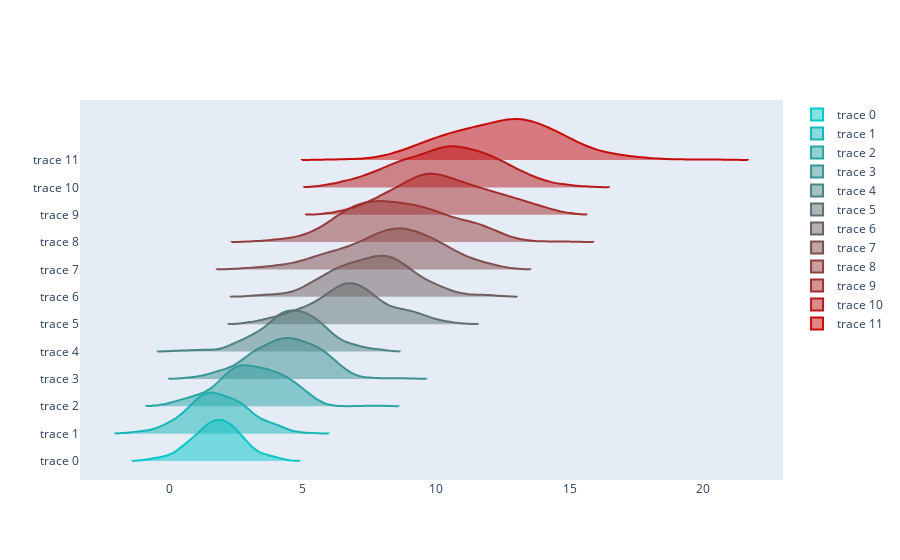
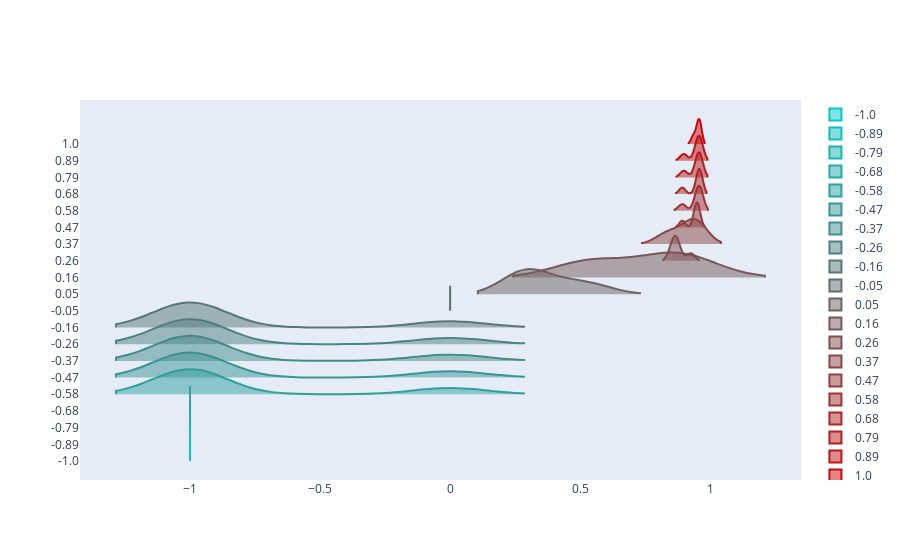

Notebook code for these charts, in order:
### Code cell
import plotly.graph_objects as go
from plotly.colors import n_colors
import numpy as np
np.random.seed(1)

# 12 sets of normal distributed random data, with increasing mean and standard deviation
data = (np.linspace(1, 2, 12)[:, np.newaxis] * np.random.randn(12, 200) +
            (np.arange(12) + 2 * np.random.random(12))[:, np.newaxis])

colors = n_colors('rgb(5, 200, 200)', 'rgb(200, 10, 10)', 12, colortype='rgb')

fig = go.Figure()
for data_line, color in zip(data, colors):
    fig.add_trace(go.Violin(x=data_line, line_color=color))

fig.update_traces(orientation='h', side='positive', width=3, points=False)
fig.update_layout(xaxis_showgrid=False, xaxis_zeroline=False)
fig.show()

df = pd.DataFrame(statistics)
df_expanded = df.explode("rewards")


fig = go.Figure()
colors = n_colors('rgb(5, 200, 200)', 'rgb(200, 10, 10)', len(df.initial_rtg), colortype='rgb')
for initial_rtg, color in zip(df.initial_rtg, colors):
    fig.add_trace(go.Violin(x=df_expanded.rewards[df_expanded.initial_rtg == initial_rtg], line_color=color, name=str(round(initial_rtg, 2))))

fig.update_traces(orientation='h', side='positive', width=3, points=False)
fig.update_layout(xaxis_showgrid=False, xaxis_zeroline=False)
fig.show()

### Figure 1 — Plotly figure (JSON) as saved in the notebook; plotly's stock layout.template omitted (floating-point values rounded to 4 significant figures; data arrays with more than 128 entries replaced by an {"elided": "..."} marker saying what was removed)
{"data": [{"line": {"color": "rgb(5.0, 200.0, 200.0)"}, "orientation": "h", "points": false, "side": "positive", "type": "violin", "width": 3, "x": {"elided": "200 float values"}}, {"line": {"color": "rgb(22.727272727272727, 182.72727272727272, 182.72727272727272)"}, "orientation": "h", "points": false, "side": "positive", "type": "violin", "width": 3, "x": {"elided": "200 float values"}}, {"line": {"color": "rgb(40.45454545454545, 165.45454545454544, 165.45454545454544)"}, "orientation": "h", "points": false, "side": "positive", "type": "violin", "width": 3, "x": {"elided": "200 float values"}}, {"line": {"color": "rgb(58.18181818181818, 148.1818181818182, 148.1818181818182)"}, "orientation": "h", "points": false, "side": "positive", "type": "violin", "width": 3, "x": {"elided": "200 float values"}}, {"line": {"color": "rgb(75.9090909090909, 130.9090909090909, 130.9090909090909)"}, "orientation": "h", "points": false, "side": "positive", "type": "violin", "width": 3, "x": {"elided": "200 float values"}}, {"line": {"color": "rgb(93.63636363636363, 113.63636363636363, 113.63636363636363)"}, "orientation": "h", "points": false, "side": "positive", "type": "violin", "width": 3, "x": {"elided": "200 float values"}}, {"line": {"color": "rgb(111.36363636363636, 96.36363636363636, 96.36363636363636)"}, "orientation": "h", "points": false, "side": "positive", "type": "violin", "width": 3, "x": {"elided": "200 float values"}}, {"line": {"color": "rgb(129.0909090909091, 79.0909090909091, 79.0909090909091)"}, "orientation": "h", "points": false, "side": "positive", "type": "violin", "width": 3, "x": {"elided": "200 float values"}}, {"line": {"color": "rgb(146.8181818181818, 61.81818181818181, 61.81818181818181)"}, "orientation": "h", "points": false, "side": "positive", "type": "violin", "width": 3, "x": {"elided": "200 float values"}}, {"line": {"color": "rgb(164.54545454545453, 44.54545454545453, 44.54545454545453)"}, "orientation": "h", "points": false, "side": "positive", "type": "violin", "width": 3, "x": {"elided": "200 float values"}}, {"line": {"color": "rgb(182.27272727272725, 27.272727272727252, 27.272727272727252)"}, "orientation": "h", "points": false, "side": "positive", "type": "violin", "width": 3, "x": {"elided": "200 float values"}}, {"line": {"color": "rgb(200.0, 10.0, 10.0)"}, "orientation": "h", "points": false, "side": "positive", "type": "violin", "width": 3, "x": {"elided": "200 float values"}}], "layout": {"xaxis": {"showgrid": false, "zeroline": false}}}

### Figure 2 — Plotly figure (JSON) as saved in the notebook; plotly's stock layout.template omitted (floating-point values rounded to 4 significant figures)
{"data": [{"line": {"color": "rgb(5.0, 200.0, 200.0)"}, "name": "-1.0", "orientation": "h", "points": false, "side": "positive", "type": "violin", "width": 3, "x": [-1, -1, -1, -1, -1]}, {"line": {"color": "rgb(15.263157894736842, 190.0, 190.0)"}, "name": "-0.89", "orientation": "h", "points": false, "side": "positive", "type": "violin", "width": 3, "x": [-1, -1, -1, -1, -1]}, {"line": {"color": "rgb(25.526315789473685, 180.0, 180.0)"}, "name": "-0.79", "orientation": "h", "points": false, "side": "positive", "type": "violin", "width": 3, "x": [-1, -1, -1, -1, -1]}, {"line": {"color": "rgb(35.78947368421053, 170.0, 170.0)"}, "name": "-0.68", "orientation": "h", "points": false, "side": "positive", "type": "violin", "width": 3, "x": [-1, -1, -1, -1, -1]}, {"line": {"color": "rgb(46.05263157894737, 160.0, 160.0)"}, "name": "-0.58", "orientation": "h", "points": false, "side": "positive", "type": "violin", "width": 3, "x": [-1, 0, -1, -1, -1]}, {"line": {"color": "rgb(56.31578947368421, 150.0, 150.0)"}, "name": "-0.47", "orientation": "h", "points": false, "side": "positive", "type": "violin", "width": 3, "x": [-1, -1, 0, -1, -1]}, {"line": {"color": "rgb(66.57894736842105, 140.0, 140.0)"}, "name": "-0.37", "orientation": "h", "points": false, "side": "positive", "type": "violin", "width": 3, "x": [-1, -1, -1, 0, -1]}, {"line": {"color": "rgb(76.84210526315789, 130.0, 130.0)"}, "name": "-0.26", "orientation": "h", "points": false, "side": "positive", "type": "violin", "width": 3, "x": [-1, -1, 0, -1, -1]}, {"line": {"color": "rgb(87.10526315789474, 120.0, 120.0)"}, "name": "-0.16", "orientation": "h", "points": false, "side": "positive", "type": "violin", "width": 3, "x": [0, -1, -1, -1, -1]}, {"line": {"color": "rgb(97.36842105263159, 110.0, 110.0)"}, "name": "-0.05", "orientation": "h", "points": false, "side": "positive", "type": "violin", "width": 3, "x": [0, 0, 0, 0, 0]}, {"line": {"color": "rgb(107.63157894736842, 100.0, 100.0)"}, "name": "0.05", "orientation": "h", "points": false, "side": "positive", "type": "violin", "width": 3, "x": [0.2884, 0.2884, 0.5485, 0.4349, 0.2884]}, {"line": {"color": "rgb(117.89473684210526, 90.0, 90.0)"}, "name": "0.16", "orientation": "h", "points": false, "side": "positive", "type": "violin", "width": 3, "x": [0.5515, 0.8475, 0.9252, 0.8475, 0.5276]}, {"line": {"color": "rgb(128.1578947368421, 80.0, 80.0)"}, "name": "0.26", "orientation": "h", "points": false, "side": "positive", "type": "violin", "width": 3, "x": [0.8774, 0.8505, 0.9252, 0.8654, 0.8654]}, {"line": {"color": "rgb(138.42105263157896, 70.0, 70.0)"}, "name": "0.37", "orientation": "h", "points": false, "side": "positive", "type": "violin", "width": 3, "x": [0.8774, 0.8236, 0.9551, 0.9492, 0.9312]}, {"line": {"color": "rgb(148.68421052631578, 60.0, 60.0)"}, "name": "0.47", "orientation": "h", "points": false, "side": "positive", "type": "violin", "width": 3, "x": [0.9432, 0.8924, 0.9551, 0.9492, 0.9492]}, {"line": {"color": "rgb(158.94736842105263, 50.0, 50.0)"}, "name": "0.58", "orientation": "h", "points": false, "side": "positive", "type": "violin", "width": 3, "x": [0.9611, 0.8924, 0.9551, 0.9492, 0.9611]}, {"line": {"color": "rgb(169.21052631578948, 40.0, 40.0)"}, "name": "0.68", "orientation": "h", "points": false, "side": "positive", "type": "violin", "width": 3, "x": [0.9611, 0.8924, 0.9551, 0.9551, 0.9611]}, {"line": {"color": "rgb(179.47368421052633, 30.0, 30.0)"}, "name": "0.79", "orientation": "h", "points": false, "side": "positive", "type": "violin", "width": 3, "x": [0.9611, 0.8983, 0.9551, 0.9492, 0.9611]}, {"line": {"color": "rgb(189.73684210526318, 20.0, 20.0)"}, "name": "0.89", "orientation": "h", "points": false, "side": "positive", "type": "violin", "width": 3, "x": [0.9611, 0.8983, 0.9551, 0.9492, 0.9611]}, {"line": {"color": "rgb(200.0, 10.0, 10.0)"}, "name": "1.0", "orientation": "h", "points": false, "side": "positive", "type": "violin", "width": 3, "x": [0.9611, 0.9342, 0.9551, 0.9492, 0.9611]}], "layout": {"xaxis": {"showgrid": false, "zeroline": false}}}
